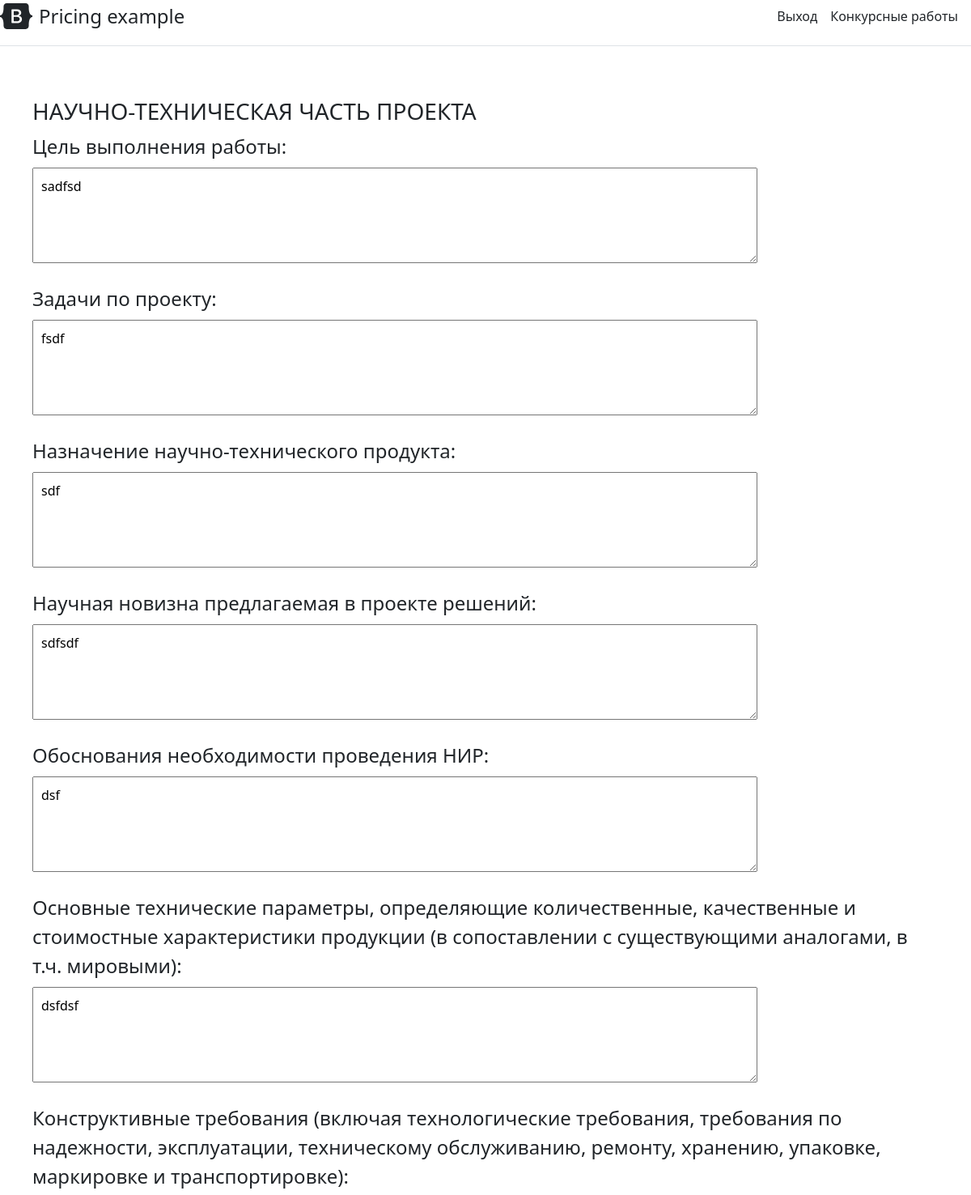
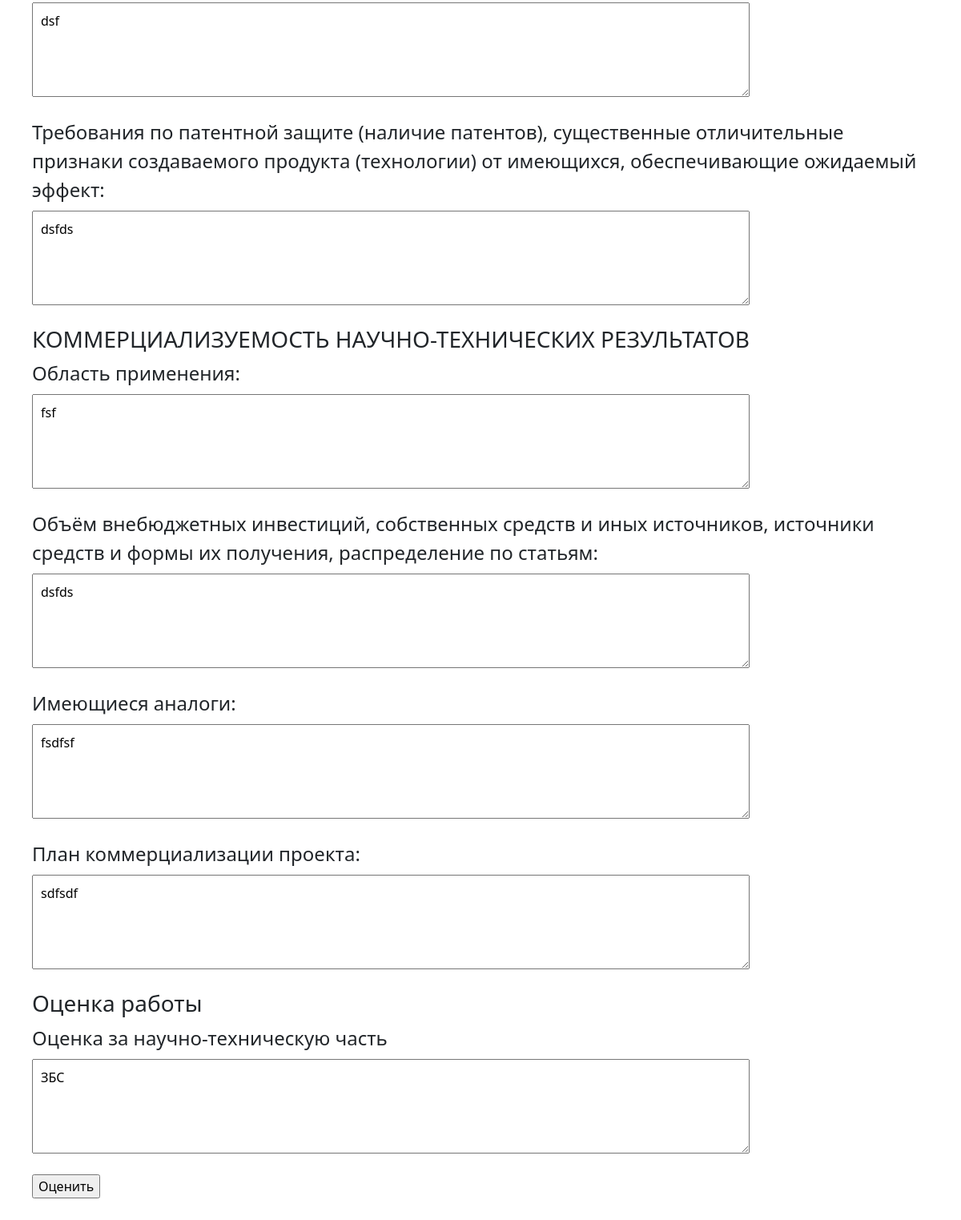
Page /administration/competitive_works/1 (signed in) on the committed database (2 pictures, top to bottom).
### user_data.py (models this page shows, shortened)
class Science_application(db.Model):
    id = db.Column(db.Integer, primary_key=True)
    title_olympiad = db.Column(db.String(100), nullable=False)
    email = db.Column(db.String(50), unique=True)
    purpose_project = db.Column(db.Text, nullable=False)
    project_tasks = db.Column(db.Text, nullable=False)
    product_purpose = db.Column(db.Text, nullable=False)
    scientific_novelty = db.Column(db.Text, nullable=False)
    rationale_conducting_research = db.Column(db.Text, nullable=False)
    main_technical_parameters = db.Column(db.Text, nullable=False)
    design_requirements = db.Column(db.Text, nullable=False)
    patent_requirements = db.Column(db.Text, nullable=False)
    application_area = db.Column(db.Text, nullable=False)
    volume_off_budget_investments = db.Column(db.Text, nullable=False)
    available_analogues = db.Column(db.Text, nullable=False)
    project_commercialization_plan = db.Column(db.Text, nullable=False)
    job_evaluation = db.Column(db.Text, nullable=False)

### administration/administration.py (the view)
@administration.route('/competitive_works/<int:id>', methods=['GET', 'POST'])
@login_required
def estimate(id):
    if current_user.access_level != 2:
        return redirect(url_for('main_page'))
    application = Science_application.query.get(id)
    sent_applications = Sent_applications.query.get_or_404(id)
    if request.method == 'POST':
        job_evaluation = request.form.get('field13')
        application.job_evaluation = job_evaluation
        sent_applications.status = 'Оценено'
        db.session.commit()
        return redirect('/administration/competitive_works')
    return render_template('administration/estimate.html', application=application)

### app.py (called while the page is built)
@login_manager.user_loader
def load_user(user_id):
    return Users.query.get(int(user_id))

### administration/templates/administration/estimate.html (shortened to what this page needs)
{% extends 'administration/main_administration.html' %}
{% block body %}
<div class="form-container">
  <form method="POST" >
      <h3>НАУЧНО-ТЕХНИЧЕСКАЯ ЧАСТЬ ПРОЕКТА</h3>
      <fieldset>
          <legend>Цель выполнения работы:</legend>
          <textarea rows="4" cols="50" id="goal" name="goal">{{ application.purpose_project }}</textarea>
      </fieldset>
      <fieldset>
          <legend>Задачи по проекту:</legend>
          <textarea rows="4" cols="50" id="tasks" name="tasks">{{ application.project_tasks }}</textarea>
      </fieldset>
      <fieldset>
          <legend>Назначение научно-технического продукта:</legend>
          <textarea rows="4" cols="50" id="purpose" name="purpose">{{ application.product_purpose }}</textarea>
      </fieldset>
      <fieldset>
          <legend>Научная новизна предлагаемая в проекте решений:</legend>
          <textarea rows="4" cols="50" id="novelty" name="novelty">{{ application.scientific_novelty }}</textarea>
      </fieldset>
      <fieldset>
          <legend>Обоснования необходимости проведения НИР:</legend>
          <textarea rows="4" cols="50" id="justification" name="justification">{{ application.rationale_conducting_research }}</textarea>
      </fieldset>
      <fieldset>
          <legend>Основные технические параметры, определяющие количественные, качественные и стоимостные характеристики продукции (в сопоставлении с существующими аналогами, в т.ч. мировыми):</legend>
          <textarea rows="4" cols="50" id="tech_params" name="tech_params">{{ application.main_technical_parameters }}</textarea>
      </fieldset>
      <fieldset>
          <legend>Конструктивные требования (включая технологические требования, требования по надежности, эксплуатации, техническому обслуживанию, ремонту, хранению, упаковке, маркировке и транспортировке):</legend>
          <textarea rows="4" cols="50" id="constructive_requirements" name="constructive_requirements">{{ application.design_requirements }}</textarea>
      </fieldset>
      <fieldset>
          <legend>Требования по патентной защите (наличие патентов), существенные отличительные признаки создаваемого продукта (технологии) от имеющихся, обеспечивающие ожидаемый эффект:</legend>
        <textarea rows="4" cols="50" id="patent_requirements" name="patent_requirements">{{ application.patent_requirements }}</textarea>
      </fieldset>
    <h3>КОММЕРЦИАЛИЗУЕМОСТЬ НАУЧНО-ТЕХНИЧЕСКИХ РЕЗУЛЬТАТОВ</h3>
    <fieldset>
       <legend>Область применения: </legend>
      <textarea id="field9" name="field9" rows="4" cols="50">{{ application.application_area }}</textarea><br>
    </fieldset>
    <fieldset>
       <legend>Объём внебюджетных инвестиций, собственных средств и иных источников, источники средств и формы их получения, распределение по статьям: </legend>
      <textarea id="field10" name="field10" rows="4" cols="50">{{ application.volume_off_budget_investments }}</textarea><br>
    </fieldset>
    <fieldset>
       <legend>Имеющиеся аналоги: </legend>
      <textarea id="field11" name="field11" rows="4" cols="50">{{ application.available_analogues }}</textarea><br>
    </fieldset>
    <fieldset>
       <legend>План коммерциализации проекта: </legend>
      <textarea id="field12" name="field12" rows="4" cols="50">{{ application.project_commercialization_plan }}</textarea><br>
    </fieldset>
    <h3>Оценка работы</h3>
    <fieldset>
      <legend>Оценка за научно-техническую часть </legend>
      <textarea id="field12" name="field13" rows="4" cols="20">{{ application.job_evaluation }}</textarea><br>
    </fieldset>
    <input type="submit" value="Оценить">
  </form>
</div>
{% endblock %}

### administration/templates/administration/estimate.html (style rules this page uses)
textarea { font-size: 16px; width: 80%; padding: 10px; margin-bottom: 20px; }
legend { font-size: 24px; }
form { padding: 40px; }

### rows in the picture
Science_application: goal "sadfsd", tasks "fsdf", purpose "sdf", novelty "sdfsdf", justification "dsf", tech_params "dsfdsf", constructive_requirements "dsf", patent_requirements "dsfds", field9 "fsf", field10 "dsfds", field11 "fsdfsf", field12 "sdfsdf", field13 "ЗБС"
